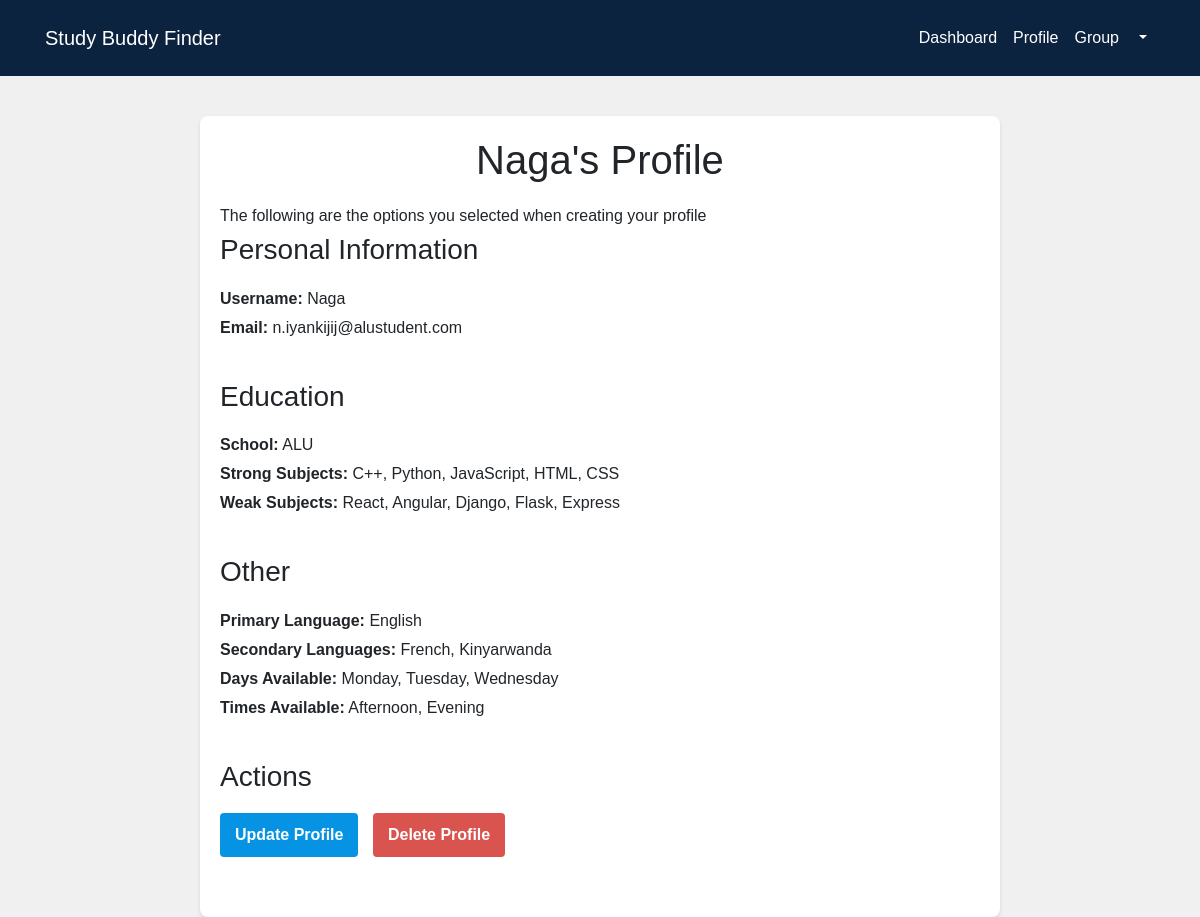
The page /profile/view (signed in) on the database its author committed.
### study/db_models.py (models this page shows, shortened)
class Profile(db.Model):
    __tablename__ = 'profile'
    id = db.Column(db.Integer, primary_key=True, autoincrement=True)
    username = db.Column(db.String(50), db.ForeignKey('user.username', ondelete='CASCADE', onupdate='CASCADE', name='fk_profile_user_username'), nullable=False)
    school = db.Column(db.String(100), nullable=False)
    strong_subjects = db.Column(db.String(255), nullable=False)
    weak_subjects = db.Column(db.String(255), nullable=False)
    primary_language = db.Column(db.String(50), nullable=False)
    secondary_languages = db.Column(db.String(200))
    days = db.Column(db.String(50), nullable=False)
    times = db.Column(db.String(50), nullable=False)
    user = db.relationship('User', back_populates='profile')

class User(db.Model, UserMixin):
    __tablename__ = 'user'
    username = db.Column(db.String(50), primary_key=True)
    email = db.Column(db.String(100), nullable=False, unique=True)
    password = db.Column(db.String(50), nullable=False)
    confirmed = db.Column(db.Boolean, nullable=False, default=False)
    profile = db.relationship('Profile', back_populates='user', uselist=False, cascade="all, delete-orphan")
    groups = db.relationship('GroupMember', back_populates='user', cascade="all, delete-orphan")

### study/routes.py (the view)
    @app.route('/profile/view')
    @login_required
    def view_profile():
        user = Profile.query.filter_by(username=current_user.username).first_or_404()
        email = User.query.filter_by(username=current_user.username).first().email
        return render_template('view_profile.html', user=user, email=email)

### study/__init__.py (called while the page is built)
def create_app():
    app = Flask(__name__)
    app.config.from_object('study.config.Config')
    db.init_app(app)
    migrate.init_app(app, db)
    login_manager = LoginManager(app)
    login_manager.login_view = 'login'
    from study.db_models import User
    from .routes import register_routes
    @login_manager.user_loader
    def load_user(username):
        return User.query.get(username)
    with app.app_context():
        db.create_all()
    register_routes(app)
    return app

### study/templates/view_profile.html (shortened to what this page needs)
{% extends 'navbar.html' %}
{% block content %}
<main class="content">
    <div class="profile-container">
        <h1>{{ user.username }}'s Profile</h1>
        <p>The following are the options you selected when creating your profile</p>
        <div class="section">
            <h3>Personal Information</h3>
            <p><strong>Username:</strong> {{ user.username }}</p>
            <p><strong>Email:</strong> {{ email }}</p>
        </div>
        <div class="section">
            <h3>Education</h3>
            <p><strong>School:</strong> {{ user.school }}</p>
            <p><strong>Strong Subjects:</strong> {{ user.strong_subjects.split(',') | join(', ') }}</p>
            <p><strong>Weak Subjects:</strong> {{ user.weak_subjects.split(',') | join(', ') }}</p>
        </div>
        <div class="section">
            <h3>Other</h3>
            <p><strong>Primary Language:</strong> {{ user.primary_language }}</p>
            <p><strong>Secondary Languages:</strong> {{ user.secondary_languages.split(',') | join(', ') }}</p>
            <p><strong>Days Available:</strong> {{ user.days.split(',') | join(', ') }}</p>
            <p><strong>Times Available:</strong> {{ user.times.split(',') | join(', ') }}</p>
        </div>
        <div class="section">
            <h3>Actions</h3>
            <form action="{{ url_for('profileupdate') }}" method="post" class="action-form">
                <button type="submit" class="btn btn-primary">Update Profile</button>
            </form>
            <form action="{{ url_for('delete_profile') }}" method="post" class="action-form">
                <button type="submit" class="btn btn-danger">Delete Profile</button>
            </form>
        </div>
    </div>
</main>
{% endblock %}

### study/templates/navbar.html (style rules this page uses)
body { font-family: 'Arial', sans-serif; margin: 0; padding: 0; background-color: #f0f0f0; }
h1, h2 { text-align: center; margin-bottom: 20px; }
.btn-primary { background-color: #0c2340; color: white; padding: 10px 15px; border: none; border-radius: 4px; cursor: pointer; }

### study/templates/view_profile.html (style rules this page uses)
.content { max-width: 800px; margin: 0 auto; padding: 20px; background-color: white; border-radius: 8px; box-shadow: 0 2px 4px rgba(0, 0, 0, 0.1); }
.profile-container { margin-bottom: 40px; }
h1, h3 { margin-bottom: 20px; }
.section { margin-bottom: 40px; }
p { margin: 5px 0; }
.action-form { display: inline-block; margin-right: 10px; }
.btn { padding: 10px 15px; border: none; border-radius: 4px; cursor: pointer; font-weight: bold; }
.btn-primary { background-color: #0693e3; color: white; }
.btn-danger { background-color: #d9534f; color: white; }

### rows shown on the page
Profile: username "Naga", school "ALU", strong_subjects.split "C++, Python, JavaScript, HTML, CSS", weak_subjects.split "React, Angular, Django, Flask, Express", primary_language "English", secondary_languages.split "French, Kinyarwanda", days.split "Monday, Tuesday, Wednesday", times.split "Afternoon, Evening"
User: email "n.iyankijij@alustudent.com"
